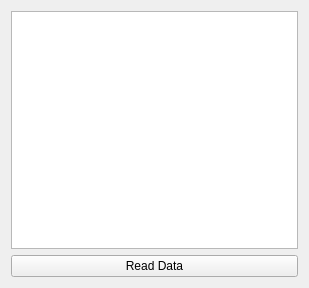
<?xml version="1.0" encoding="UTF-8"?>
<ui version="4.0">
 <class>Widget</class>
 <widget class="QWidget" name="Widget">
  <property name="geometry">
   <rect>
    <x>0</x>
    <y>0</y>
    <width>309</width>
    <height>288</height>
   </rect>
  </property>
  <property name="windowTitle">
   <string>Widget</string>
  </property>
  <layout class="QVBoxLayout" name="verticalLayout">
   <item>
    <widget class="QTreeView" name="treeView"/>
   </item>
   <item>
    <widget class="QPushButton" name="read_data_button">
     <property name="text">
      <string>Read Data</string>
     </property>
    </widget>
   </item>
  </layout>
 </widget>
 <resources/>
 <connections/>
</ui>
